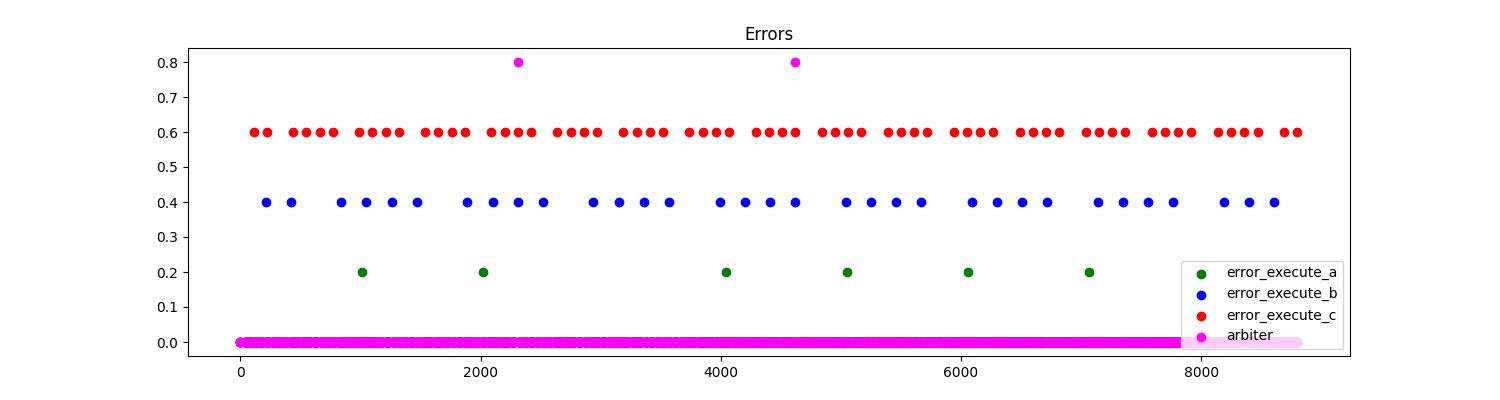

Python code for this plot:
# %%
import pandas as pd
import matplotlib.pyplot as plt

# %%

data = pd.read_parquet("time_and_component_results.parquet")

data.head()

# %%

time = data['time'].astype(int).values
result   = (data['result_o'] == '305419896').astype(int).values
result_a = (data['result_a_i'] == '305419896').astype(int).values
result_b = (data['result_b_i'] == '305419896').astype(int).values
result_c = (data['result_c_i'] == '305419896').astype(int).values

y = [result, result_a, result_b, result_c]
for v in y:
    for ix, val in enumerate(v):
        v[ix] = None if not v[ix] else v[ix]

# %%
n = 750

space = .2

plt.figure(figsize=(15,4))
plt.scatter(time[:n], result_a[:n]*1*space, color='green')
plt.scatter(time[:n], result_b[:n]*2*space, color='blue')
plt.scatter(time[:n], result_c[:n]*3*space, color='red')
plt.scatter(time[:n],   result[:n]*4*space, color='magenta')

plt.title('Errors')

plt.legend(
    ['error_execute_a', 'error_execute_b', 'error_execute_c', 'arbiter'],
    loc='lower right'
)
# plt.vlines()

plt.savefig('errors_plot.jpg')
plt.show()

# %%
